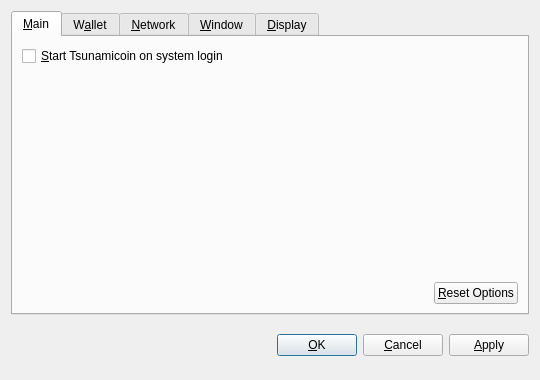
<?xml version="1.0" encoding="UTF-8"?>
<ui version="4.0">
 <class>OptionsDialog</class>
 <widget class="QDialog" name="OptionsDialog">
  <property name="geometry">
   <rect>
    <x>0</x>
    <y>0</y>
    <width>540</width>
    <height>380</height>
   </rect>
  </property>
  <property name="windowTitle">
   <string>Options</string>
  </property>
  <property name="modal">
   <bool>true</bool>
  </property>
  <layout class="QVBoxLayout" name="verticalLayout">
   <item>
    <widget class="QTabWidget" name="tabWidget">
     <property name="tabPosition">
      <enum>QTabWidget::North</enum>
     </property>
     <property name="currentIndex">
      <number>0</number>
     </property>
     <widget class="QWidget" name="tabMain">
      <attribute name="title">
       <string>&amp;Main</string>
      </attribute>
      <layout class="QVBoxLayout" name="verticalLayout_Main">
       <item>
        <widget class="QCheckBox" name="bitcoinAtStartup">
         <property name="toolTip">
          <string>Automatically start Tsunamicoin after logging in to the system.</string>
         </property>
         <property name="text">
          <string>&amp;Start Tsunamicoin on system login</string>
         </property>
        </widget>
       </item>
       <item>
        <spacer name="verticalSpacer_Main">
         <property name="orientation">
          <enum>Qt::Vertical</enum>
         </property>
         <property name="sizeHint" stdset="0">
          <size>
           <width>20</width>
           <height>40</height>
          </size>
         </property>
        </spacer>
       </item>
       <item>
        <layout class="QHBoxLayout" name="horizontalLayout_2_Main">
         <item>
          <spacer name="horizontalSpacer_2_Main">
           <property name="orientation">
            <enum>Qt::Horizontal</enum>
           </property>
           <property name="sizeHint" stdset="0">
            <size>
             <width>40</width>
             <height>20</height>
            </size>
           </property>
          </spacer>
         </item>
         <item>
          <widget class="QPushButton" name="resetButton">
           <property name="toolTip">
            <string>Reset all client options to default.</string>
           </property>
           <property name="text">
            <string>&amp;Reset Options</string>
           </property>
           <property name="autoDefault">
            <bool>false</bool>
           </property>
          </widget>
         </item>
        </layout>
       </item>
      </layout>
     </widget>
     <widget class="QWidget" name="tabWallet">
      <attribute name="title">
       <string>W&amp;allet</string>
      </attribute>
      <layout class="QVBoxLayout" name="verticalLayout_Network">
       <item>
        <widget class="QLabel" name="transactionFeeInfoLabel">
         <property name="text">
          <string>Optional transaction fee per kB that helps make sure your transactions are processed quickly. Most transactions are 1 kB.</string>
         </property>
         <property name="textFormat">
          <enum>Qt::PlainText</enum>
         </property>
         <property name="wordWrap">
          <bool>true</bool>
         </property>
        </widget>
       </item>
       <item>
        <layout class="QHBoxLayout" name="horizontalLayout_1_Main">
         <item>
          <widget class="QLabel" name="transactionFeeLabel">
           <property name="text">
            <string>Pay transaction &amp;fee</string>
           </property>
           <property name="textFormat">
            <enum>Qt::PlainText</enum>
           </property>
           <property name="buddy">
            <cstring>transactionFee</cstring>
           </property>
          </widget>
         </item>
         <item>
          <widget class="BitcoinAmountField" name="transactionFee"/>
         </item>
         <item>
          <spacer name="horizontalSpacer_1_Main">
           <property name="orientation">
            <enum>Qt::Horizontal</enum>
           </property>
           <property name="sizeHint" stdset="0">
            <size>
             <width>40</width>
             <height>20</height>
            </size>
           </property>
          </spacer>
         </item>
        </layout>
       </item>
       <item>
        <widget class="QLabel" name="label">
         <property name="text">
          <string>If you disable the spending of unconfirmed change, the change from a transaction cannot be used until that transaction has at least one confirmation. This also affects how your balance is computed.</string>
         </property>
         <property name="wordWrap">
          <bool>true</bool>
         </property>
        </widget>
       </item>
       <item>
        <widget class="QCheckBox" name="spendZeroConfChange">
         <property name="text">
          <string>Spend unconfirmed change  (experts only)</string>
         </property>
        </widget>
       </item>
       <item>
        <spacer name="verticalSpacer">
         <property name="orientation">
          <enum>Qt::Vertical</enum>
         </property>
         <property name="sizeHint" stdset="0">
          <size>
           <width>20</width>
           <height>40</height>
          </size>
         </property>
        </spacer>
       </item>
      </layout>
     </widget>
     <widget class="QWidget" name="tabNetwork">
      <attribute name="title">
       <string>&amp;Network</string>
      </attribute>
      <layout class="QVBoxLayout" name="verticalLayout_Network">
       <item>
        <widget class="QCheckBox" name="mapPortUpnp">
         <property name="toolTip">
          <string>Automatically open the Tsunamicoin client port on the router. This only works when your router supports UPnP and it is enabled.</string>
         </property>
         <property name="text">
          <string>Map port using &amp;UPnP</string>
         </property>
        </widget>
       </item>
       <item>
        <widget class="QCheckBox" name="connectSocks">
         <property name="toolTip">
          <string>Connect to the Tsunamicoin network through a SOCKS proxy (e.g. when connecting through Tor).</string>
         </property>
         <property name="text">
          <string>&amp;Connect through SOCKS proxy:</string>
         </property>
        </widget>
       </item>
       <item>
        <layout class="QHBoxLayout" name="horizontalLayout_Network">
         <item>
          <widget class="QLabel" name="proxyIpLabel">
           <property name="text">
            <string>Proxy &amp;IP:</string>
           </property>
           <property name="textFormat">
            <enum>Qt::PlainText</enum>
           </property>
           <property name="buddy">
            <cstring>proxyIp</cstring>
           </property>
          </widget>
         </item>
         <item>
          <widget class="QValidatedLineEdit" name="proxyIp">
           <property name="maximumSize">
            <size>
             <width>140</width>
             <height>16777215</height>
            </size>
           </property>
           <property name="toolTip">
            <string>IP address of the proxy (e.g. 127.0.0.1)</string>
           </property>
          </widget>
         </item>
         <item>
          <widget class="QLabel" name="proxyPortLabel">
           <property name="text">
            <string>&amp;Port:</string>
           </property>
           <property name="textFormat">
            <enum>Qt::PlainText</enum>
           </property>
           <property name="buddy">
            <cstring>proxyPort</cstring>
           </property>
          </widget>
         </item>
         <item>
          <widget class="QLineEdit" name="proxyPort">
           <property name="maximumSize">
            <size>
             <width>55</width>
             <height>16777215</height>
            </size>
           </property>
           <property name="toolTip">
            <string>Port of the proxy (e.g. 9050)</string>
           </property>
          </widget>
         </item>
         <item>
          <widget class="QLabel" name="socksVersionLabel">
           <property name="text">
            <string>SOCKS &amp;Version:</string>
           </property>
           <property name="textFormat">
            <enum>Qt::PlainText</enum>
           </property>
           <property name="buddy">
            <cstring>socksVersion</cstring>
           </property>
          </widget>
         </item>
         <item>
          <widget class="QValueComboBox" name="socksVersion">
           <property name="toolTip">
            <string>SOCKS version of the proxy (e.g. 5)</string>
           </property>
          </widget>
         </item>
         <item>
          <spacer name="horizontalSpacer_Network">
           <property name="orientation">
            <enum>Qt::Horizontal</enum>
           </property>
           <property name="sizeHint" stdset="0">
            <size>
             <width>40</width>
             <height>20</height>
            </size>
           </property>
          </spacer>
         </item>
        </layout>
       </item>
       <item>
        <spacer name="verticalSpacer_Network">
         <property name="orientation">
          <enum>Qt::Vertical</enum>
         </property>
         <property name="sizeHint" stdset="0">
          <size>
           <width>20</width>
           <height>40</height>
          </size>
         </property>
        </spacer>
       </item>
      </layout>
     </widget>
     <widget class="QWidget" name="tabWindow">
      <attribute name="title">
       <string>&amp;Window</string>
      </attribute>
      <layout class="QVBoxLayout" name="verticalLayout_Window">
       <item>
        <widget class="QCheckBox" name="minimizeToTray">
         <property name="toolTip">
          <string>Show only a tray icon after minimizing the window.</string>
         </property>
         <property name="text">
          <string>&amp;Minimize to the tray instead of the taskbar</string>
         </property>
        </widget>
       </item>
       <item>
        <widget class="QCheckBox" name="minimizeOnClose">
         <property name="toolTip">
          <string>Minimize instead of exit the application when the window is closed. When this option is enabled, the application will be closed only after selecting Quit in the menu.</string>
         </property>
         <property name="text">
          <string>M&amp;inimize on close</string>
         </property>
        </widget>
       </item>
       <item>
        <spacer name="verticalSpacer_Window">
         <property name="orientation">
          <enum>Qt::Vertical</enum>
         </property>
         <property name="sizeHint" stdset="0">
          <size>
           <width>20</width>
           <height>40</height>
          </size>
         </property>
        </spacer>
       </item>
      </layout>
     </widget>
     <widget class="QWidget" name="tabDisplay">
      <attribute name="title">
       <string>&amp;Display</string>
      </attribute>
      <layout class="QVBoxLayout" name="verticalLayout_Display">
       <item>
        <layout class="QHBoxLayout" name="horizontalLayout_1_Display">
         <item>
          <widget class="QLabel" name="langLabel">
           <property name="text">
            <string>User Interface &amp;language:</string>
           </property>
           <property name="textFormat">
            <enum>Qt::PlainText</enum>
           </property>
           <property name="buddy">
            <cstring>lang</cstring>
           </property>
          </widget>
         </item>
         <item>
          <widget class="QValueComboBox" name="lang">
           <property name="toolTip">
            <string>The user interface language can be set here. This setting will take effect after restarting Tsunamicoin.</string>
           </property>
          </widget>
         </item>
        </layout>
       </item>
       <item>
        <layout class="QHBoxLayout" name="horizontalLayout_2_Display">
         <item>
          <widget class="QLabel" name="unitLabel">
           <property name="text">
            <string>&amp;Unit to show amounts in:</string>
           </property>
           <property name="textFormat">
            <enum>Qt::PlainText</enum>
           </property>
           <property name="buddy">
            <cstring>unit</cstring>
           </property>
          </widget>
         </item>
         <item>
          <widget class="QValueComboBox" name="unit">
           <property name="toolTip">
            <string>Choose the default subdivision unit to show in the interface and when sending coins.</string>
           </property>
          </widget>
         </item>
        </layout>
       </item>
       <item>
        <widget class="QCheckBox" name="displayAddresses">
         <property name="toolTip">
          <string>Whether to show Tsunamicoin addresses in the transaction list or not.</string>
         </property>
         <property name="text">
          <string>&amp;Display addresses in transaction list</string>
         </property>
        </widget>
       </item>
       <item>
        <widget class="QCheckBox" name="coinControlFeatures">
         <property name="toolTip">
          <string>Whether to show coin control features or not.</string>
         </property>
         <property name="text">
          <string>Display coin &amp;control features (experts only!)</string>
         </property>
        </widget>
       </item>
       <item>
        <spacer name="verticalSpacer_Display">
         <property name="orientation">
          <enum>Qt::Vertical</enum>
         </property>
         <property name="sizeHint" stdset="0">
          <size>
           <width>20</width>
           <height>40</height>
          </size>
         </property>
        </spacer>
       </item>
      </layout>
     </widget>
    </widget>
   </item>
   <item>
    <layout class="QHBoxLayout" name="horizontalLayout_Buttons">
     <item>
      <spacer name="horizontalSpacer_1">
       <property name="orientation">
        <enum>Qt::Horizontal</enum>
       </property>
       <property name="sizeHint" stdset="0">
        <size>
         <width>40</width>
         <height>48</height>
        </size>
       </property>
      </spacer>
     </item>
     <item>
      <widget class="QLabel" name="statusLabel">
       <property name="font">
        <font>
         <weight>75</weight>
         <bold>true</bold>
        </font>
       </property>
       <property name="text">
        <string/>
       </property>
       <property name="textFormat">
        <enum>Qt::PlainText</enum>
       </property>
       <property name="wordWrap">
        <bool>true</bool>
       </property>
      </widget>
     </item>
     <item>
      <spacer name="horizontalSpacer_2">
       <property name="orientation">
        <enum>Qt::Horizontal</enum>
       </property>
       <property name="sizeHint" stdset="0">
        <size>
         <width>40</width>
         <height>48</height>
        </size>
       </property>
      </spacer>
     </item>
     <item>
      <widget class="QPushButton" name="okButton">
       <property name="text">
        <string>&amp;OK</string>
       </property>
      </widget>
     </item>
     <item>
      <widget class="QPushButton" name="cancelButton">
       <property name="text">
        <string>&amp;Cancel</string>
       </property>
       <property name="autoDefault">
        <bool>false</bool>
       </property>
      </widget>
     </item>
     <item>
      <widget class="QPushButton" name="applyButton">
       <property name="text">
        <string>&amp;Apply</string>
       </property>
       <property name="autoDefault">
        <bool>false</bool>
       </property>
      </widget>
     </item>
    </layout>
   </item>
  </layout>
 </widget>
 <customwidgets>
  <customwidget>
   <class>BitcoinAmountField</class>
   <extends>QSpinBox</extends>
   <header>bitcoinamountfield.h</header>
  </customwidget>
  <customwidget>
   <class>QValueComboBox</class>
   <extends>QComboBox</extends>
   <header>qvaluecombobox.h</header>
  </customwidget>
  <customwidget>
   <class>QValidatedLineEdit</class>
   <extends>QLineEdit</extends>
   <header>qvalidatedlineedit.h</header>
  </customwidget>
 </customwidgets>
 <resources/>
 <connections/>
</ui>
